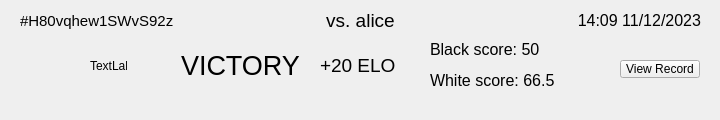
<?xml version="1.0" encoding="UTF-8"?>
<ui version="4.0">
 <class>HistoryItemWidget</class>
 <widget class="QWidget" name="HistoryItemWidget">
  <property name="geometry">
   <rect>
    <x>0</x>
    <y>0</y>
    <width>720</width>
    <height>120</height>
   </rect>
  </property>
  <property name="windowTitle">
   <string>Form</string>
  </property>
  <property name="styleSheet">
   <string notr="true"/>
  </property>
  <widget class="QLabel" name="lbl_id">
   <property name="geometry">
    <rect>
     <x>20</x>
     <y>10</y>
     <width>181</width>
     <height>21</height>
    </rect>
   </property>
   <property name="font">
    <font>
     <pointsize>11</pointsize>
    </font>
   </property>
   <property name="text">
    <string>#H80vqhew1SWvS92z</string>
   </property>
  </widget>
  <widget class="QLabel" name="lbl_time">
   <property name="geometry">
    <rect>
     <x>520</x>
     <y>10</y>
     <width>181</width>
     <height>21</height>
    </rect>
   </property>
   <property name="font">
    <font>
     <pointsize>12</pointsize>
    </font>
   </property>
   <property name="text">
    <string>14:09 11/12/2023</string>
   </property>
   <property name="alignment">
    <set>Qt::AlignRight|Qt::AlignTrailing|Qt::AlignVCenter</set>
   </property>
  </widget>
  <widget class="QLabel" name="lbl_opponent">
   <property name="geometry">
    <rect>
     <x>170</x>
     <y>10</y>
     <width>381</width>
     <height>21</height>
    </rect>
   </property>
   <property name="font">
    <font>
     <pointsize>14</pointsize>
    </font>
   </property>
   <property name="text">
    <string>vs. alice</string>
   </property>
   <property name="alignment">
    <set>Qt::AlignCenter</set>
   </property>
  </widget>
  <widget class="QLabel" name="lbl_scores">
   <property name="geometry">
    <rect>
     <x>430</x>
     <y>40</y>
     <width>161</width>
     <height>51</height>
    </rect>
   </property>
   <property name="font">
    <font>
     <pointsize>12</pointsize>
    </font>
   </property>
   <property name="text">
    <string>&lt;html&gt;&lt;head/&gt;&lt;body&gt;&lt;p&gt;Black score: 50&lt;/p&gt;&lt;p&gt;White score: 66.5&lt;/p&gt;&lt;/body&gt;&lt;/html&gt;</string>
   </property>
   <property name="alignment">
    <set>Qt::AlignLeading|Qt::AlignLeft|Qt::AlignVCenter</set>
   </property>
  </widget>
  <widget class="QPushButton" name="btn_record">
   <property name="geometry">
    <rect>
     <x>620</x>
     <y>60</y>
     <width>80</width>
     <height>18</height>
    </rect>
   </property>
   <property name="text">
    <string>View Record</string>
   </property>
  </widget>
  <widget class="QLabel" name="lbl_result">
   <property name="geometry">
    <rect>
     <x>160</x>
     <y>40</y>
     <width>161</width>
     <height>51</height>
    </rect>
   </property>
   <property name="font">
    <font>
     <pointsize>20</pointsize>
    </font>
   </property>
   <property name="text">
    <string>VICTORY</string>
   </property>
   <property name="alignment">
    <set>Qt::AlignCenter</set>
   </property>
  </widget>
  <widget class="QLabel" name="lbl_boardsize">
   <property name="geometry">
    <rect>
     <x>90</x>
     <y>60</y>
     <width>37</width>
     <height>12</height>
    </rect>
   </property>
   <property name="text">
    <string>TextLabel</string>
   </property>
  </widget>
  <widget class="QLabel" name="lbl_elo">
   <property name="geometry">
    <rect>
     <x>320</x>
     <y>40</y>
     <width>81</width>
     <height>51</height>
    </rect>
   </property>
   <property name="font">
    <font>
     <pointsize>14</pointsize>
    </font>
   </property>
   <property name="text">
    <string>+20 ELO</string>
   </property>
   <property name="alignment">
    <set>Qt::AlignLeading|Qt::AlignLeft|Qt::AlignVCenter</set>
   </property>
  </widget>
 </widget>
 <resources/>
 <connections/>
</ui>
